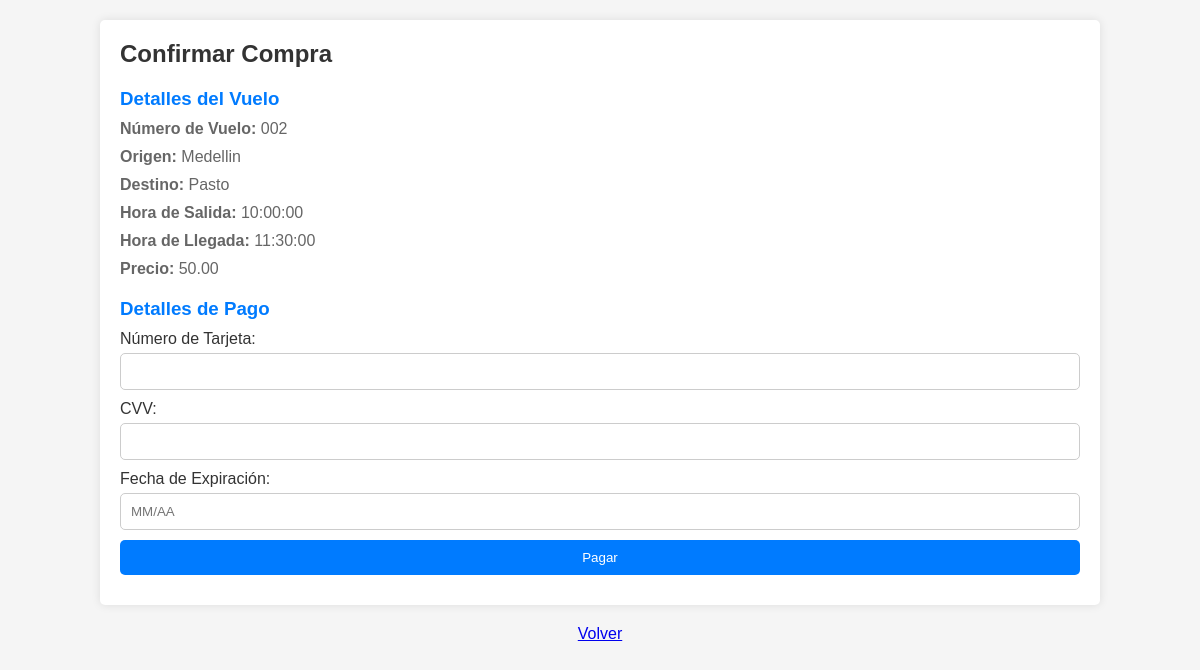
/confircompra.php?vuelo_id=1, run on the app's committed database.
### tables this page shows
CREATE TABLE `vuelos` (
  `id` int(50) NOT NULL,
  `numvuelo` varchar(50) NOT NULL,
  `origen` varchar(100) NOT NULL,
  `destino` varchar(100) NOT NULL,
  `horasalida` time NOT NULL,
  `horallegada` time NOT NULL,
  `precio` decimal(10,2) NOT NULL
);

### confircompra.php (the view, shortened to what this page needs)
<?php
include "login.php";
$vuelo_id = isset($_GET['vuelo_id']) ? $_GET['vuelo_id'] : null;
if ($vuelo_id) {
    $sql_vuelo = "SELECT * FROM vuelos WHERE id='$vuelo_id'";
    $result = $conn->query($sql_vuelo);
    if ($result && $result->num_rows > 0) {
        $vuelo_seleccionado = $result->fetch_assoc();
    } else {
        echo "Vuelo no encontrado.";
        exit();
    }
} else {
    echo "ID de vuelo no proporcionado.";
    exit();
}
?>
<!DOCTYPE html>
<html lang="es">
<head>
</head>
<body>
    <div class="container">
        <h2>Confirmar Compra</h2>
        <h3>Detalles del Vuelo</h3>
        <p><strong>Número de Vuelo:</strong> <?php echo $vuelo_seleccionado["numvuelo"]; ?></p>
        <p><strong>Origen:</strong> <?php echo $vuelo_seleccionado["origen"]; ?></p>
        <p><strong>Destino:</strong> <?php echo $vuelo_seleccionado["destino"]; ?></p>
        <p><strong>Hora de Salida:</strong> <?php echo $vuelo_seleccionado["horasalida"]; ?></p>
        <p><strong>Hora de Llegada:</strong> <?php echo $vuelo_seleccionado["horallegada"]; ?></p>
        <p><strong>Precio:</strong> <?php echo $vuelo_seleccionado["precio"]; ?></p>
        <h3>Detalles de Pago</h3>
        <form action="<?php echo htmlspecialchars($_SERVER["PHP_SELF"]); ?>" method="post">
            <label for="numero_tarjeta">Número de Tarjeta:</label>
            <input type="text" id="numero_tarjeta" name="numero_tarjeta" required><br>
            <label for="cvv">CVV:</label>
            <input type="text" id="cvv" name="cvv" required><br>
            <label for="fecha_expiracion">Fecha de Expiración:</label>
            <input type="text" id="fecha_expiracion" name="fecha_expiracion" placeholder="MM/AA" required><br>
            <input type="submit" value="Pagar">
        </form>
    </div>
    <div class="actions" align="center">
        <a href="ver_vuelos.php" class="btn-3d">Volver</a>
    </div>
</body>
</html>

### confircompra.php (style rules this page uses)
body { font-family: Arial, sans-serif; background-color: #f5f5f5; margin: 0; padding: 0; }
.container { width: 80%; margin: 20px auto; background-color: #fff; border-radius: 5px; box-shadow: 0 0 10px rgba(0, 0, 0, 0.1); padding: 20px; }
h2 { margin-top: 0; margin-bottom: 20px; color: #333; }
h3 { margin-top: 20px; margin-bottom: 10px; color: #007bff; }
p { margin: 0 0 10px; color: #666; }
label { display: block; margin-bottom: 5px; color: #333; }
input[type="text"], input[type="submit"] { width: 100%; padding: 10px; margin-bottom: 10px; border: 1px solid #ccc; border-radius: 5px; box-sizing: border-box; }
input[type="submit"] { background-color: #007bff; color: #fff; cursor: pointer; border: none; }

### data on the page
vuelos: numvuelo "002", origen "Medellin", destino "Pasto", horasalida "10:00:00", horallegada "11:30:00", precio "50.00"
